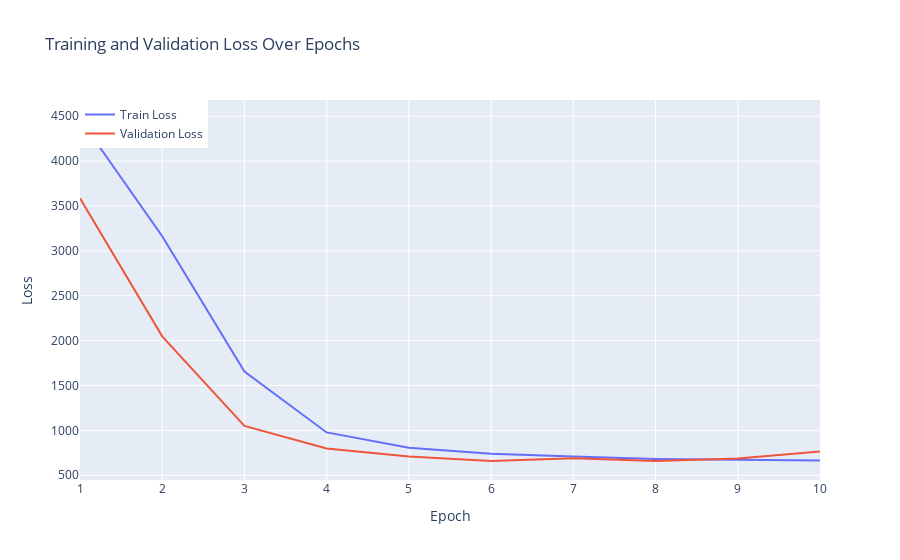

This figure's notebook cell:
### Code cell
#model = keras.Model(inputs=input_layer, outputs=output_layer)
#model.compile(optimizer='adam', loss='mean_squared_error')
history = model3.fit(X_train2, y_train2, validation_data=(X_val2, y_val2), epochs=50, batch_size=20) #batch size = 110 weather station

fig = go.Figure()
fig.add_trace(go.Scatter(x=np.arange(1, 11), y=history.history['loss'], mode='lines', name='Train Loss'))
fig.add_trace(go.Scatter(x=np.arange(1, 11), y=history.history['val_loss'], mode='lines', name='Validation Loss'))
fig.update_layout(
    title='Training and Validation Loss Over Epochs',
    xaxis=dict(title='Epoch'),
    yaxis=dict(title='Loss'),
    legend=dict(x=0, y=1, traceorder='normal'),
)
fig.show()

### Figure 1 — Plotly figure (JSON) as saved in the notebook; plotly's stock layout.template omitted (floating-point values rounded to 4 significant figures)
{"data": [{"mode": "lines", "name": "Train Loss", "type": "scatter", "x": [1, 2, 3, 4, 5, 6, 7, 8, 9, 10], "y": [4470.0, 3163.0, 1655.0, 977.5, 806.2, 739.3, 709.3, 682.3, 673.2, 664.1, 657.7, 652.3, 646.0, 654.5, 680.7, 676.2, 655.4, 679.4, 654.4, 621.1, 618.2, 597.4, 594.0, 589.5, 608.6, 581.3, 624.3, 622.6, 638.6, 588.0, 565.8, 560.7, 554.8, 561.1, 564.5, 564.2, 541.5, 530.0, 523.8, 546.3, 541.5, 502.2, 518.4, 497.6, 512.8, 481.0, 515.8, 484.2, 472.6, 472.5]}, {"mode": "lines", "name": "Validation Loss", "type": "scatter", "x": [1, 2, 3, 4, 5, 6, 7, 8, 9, 10], "y": [3587.0, 2048.0, 1050.0, 798.2, 709.4, 659.1, 690.5, 659.3, 688.4, 765.5, 857.2, 696.1, 681.2, 1005.0, 678.4, 684.1, 666.4, 677.2, 689.9, 808.0, 705.4, 726.5, 930.0, 830.1, 759.6, 687.6, 693.0, 875.6, 744.5, 738.1, 684.2, 709.1, 743.9, 712.5, 883.1, 766.4, 720.6, 808.6, 932.6, 760.3, 730.3, 710.8, 836.9, 713.2, 799.1, 762.5, 783.4, 805.7, 745.4, 820.6]}], "layout": {"legend": {"traceorder": "normal", "x": 0, "y": 1}, "title": {"text": "Training and Validation Loss Over Epochs"}, "xaxis": {"title": {"text": "Epoch"}}, "yaxis": {"title": {"text": "Loss"}}}}
